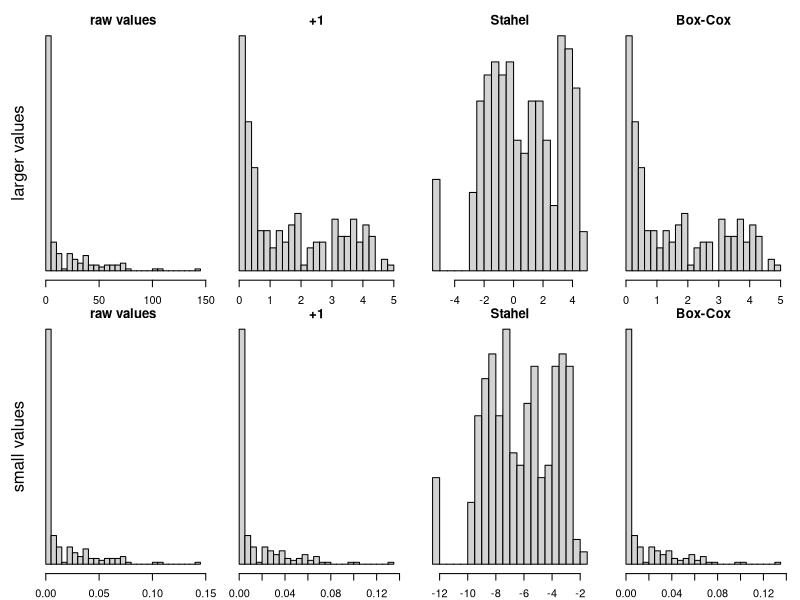
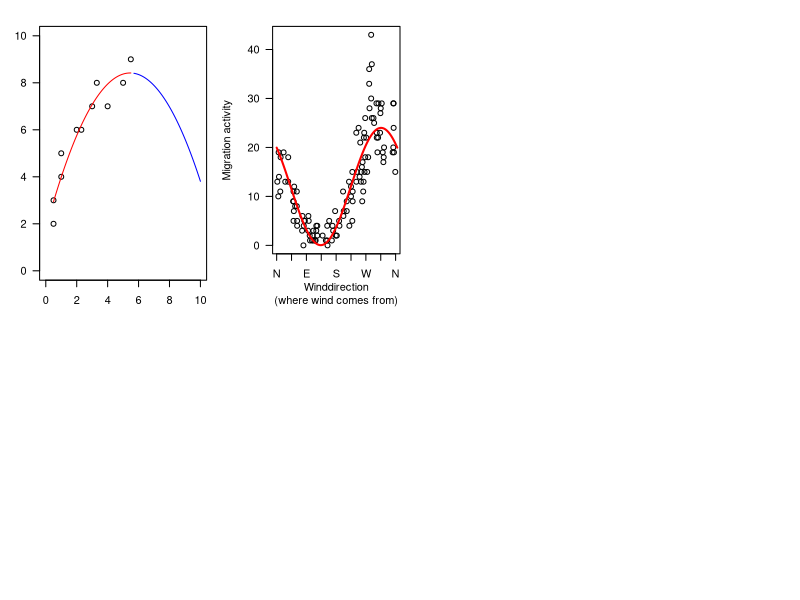

The R source for these figures, in order:
## ---- chunk 1
dat <- data.frame(a = runif(20,2,6),
                  b = rnorm(20,2,100))                           # some simulated data
dat$y <- rnorm(20,2-0.6*log(dat$a)-0.12*dat$b+0.003*dat$b^2,11)  # simulated outcome variable
dat$a.l <- log(dat$a)    # the log of x is stored in the new variable $x.l
dat$b.z <- scale(dat$b)  # the variable b is centerd and scaled to 1 SD by the function scale, and stored in $b.z
## ---- chunk 2
mod1 <- lm(y ~ log(a), data=dat)     # the effect of the log of a on b is estimated
mod2 <- lm(y ~ b + I(b^2), data=dat) # using a linear and quadratic effect
  # as dat$b has large values, better use scaled dat$b, i.e. dat$b.z:
mod3 <- lm(y ~ b.z + I(b.z^2), data=dat)  # the I() makes that first the square is calculated, then these values are used
  # or, even better, especially for complex models, use orthogonal polynomials by applying the function poly
mod4 <- lm(y ~ poly(b,2), data=dat)   # the "2" asks for 2 polynomials, i.e. linear and quadratic
## ---- chunk 3
mod5 <- lm(y ~ scale(poly(b,2)), data=dat)  # produces a wrong model!
## ---- chunk 4
set.seed(3)
x <- exp(runif(200,-3,5))  # a strongly skewed variable
x[sample(1:length(x),7)] <- 0   # put some values to exactly 0
x2 <- x/1000   # small values

# our custom function to calculate the Stahel-constant:
stahelc <- function(x) {
  ix <- x>0
  return((quantile(x[ix],0.25,na.rm=T))^2/quantile(x[ix],0.75,na.rm=T))
}
## ---- chunk 5
par(mfrow=c(2,4), mar=c(2,1,1,1), oma=c(0,2,1,0))
hist(x, nclass=30, main="raw values", xlab="", ylab="", yaxt="n")
mtext("larger values",2,1,xpd=NA)
hist(log(x+1), nclass=30, main="+1", xlab="", ylab="", yaxt="n")
hist(log(x+stahelc(x)), nclass=30, main="Stahel", xlab="", ylab="", yaxt="n")
hist(log1p(x), nclass=30, main="Box-Cox", xlab="", ylab="", yaxt="n")
hist(x2, nclass=30, main="raw values", xlab="", ylab="", yaxt="n")
mtext("small values",2,1,xpd=NA)
hist(log(x2+1), nclass=30, main="+1", xlab="", ylab="", yaxt="n")
hist(log(x2+stahelc(x2)), nclass=30, main="Stahel", xlab="", ylab="", yaxt="n")
hist(log1p(x2), nclass=30, main="Box-Cox", xlab="", ylab="", yaxt="n")
## ---- chunk 6
dat$a.z <- scale(dat$a)  # using the arguments center and scale you can also only center or only scale
# this is the same as:
dat$a.z <- (dat$a - mean(dat$a)) / sd(dat$a)
## ---- chunk 7
dat <- data.frame(area = c(0.5,0.5,1,1,2,2.3,3,3.3,4,5,5.5),
                  species = c(2,3,4,5,6,6,7,8,7,8,9))
plot(dat$area, dat$species, las=1, xlab="Size of study area", ylab="Nr of species found",
     ylim=c(0,10),xlim=c(0,10))
mod <- lm(species ~ poly(area,2), data=dat)   # for species, a Poisson model would be a natural approach, but Gauss also works in our case
t.area <- seq(min(dat$area),max(dat$area),l=100)  # span 100 values across which to draw the regression line
lines(t.area, predict(mod, newdata = data.frame(area=t.area)), col="red")
# further extrapolytion would not make biologically sense here:
t.area <- seq(max(dat$area)+0.2,10,l=100)  # span 100 values across which to draw the regression line
lines(t.area, predict(mod, newdata = data.frame(area=t.area)), col="blue")

## ---- chunk 8
asin(sqrt(c(0,1)))
## ---- chunk 9
set.seed(8)
dat <- data.frame(wind = sort(sample(0:359,120, replace = T)),
                  migration = as.numeric(mapply(function(x) rpois(10,x), x=c(15,10,5,2,2,6,9,15,20,32,25,20))))
dat$wind.n <- cos(dat$wind/360*2*pi)   # northwind component: 1 for perfect north, -1 for perfect south wind
dat$wind.e <- sin(dat$wind/360*2*pi)   # eastwind component: 1 for perfect east, -1 for perfect west wind
mod <- lm(migration ~ wind.n + wind.e, data=dat)
summary(mod)$coefficients[,c("Estimate","Std. Error")]
## ---- chunk 10

t.wind <- seq(0,365,l=100)   # prepare a sequence of wind-values for which to draw the regression line
t.wind.n <- cos(t.wind/365*2*pi)  # same transformation as before
t.wind.e <- sin(t.wind/365*2*pi)

par(mar=c(4,4,1,1))
plot(dat$wind, dat$migration, xlab="Winddirection\n(where wind comes from)",ylab="Migration activity",las=1, xaxt="n")
  # make a meaningful x-axis:
axis(1,at=seq(0,365,by=45),c("N","NE","E","SE","S","SW","W","NW","N"))
lines(t.wind, predict(mod, newdata=data.frame(wind.n=t.wind.n, wind.e=t.wind.e)), col="red",lwd=2)

## ---- chunk 11
m <- glm(c(1,1,1,0,0,0,1,1,1,0)~runif(10,3,7), family=binomial)  # default link function is logit
family(m)$linkinv(3)   # inverse link of logit; is the same as plogis:
plogis(3)

m <- glm(c(1,1,1,0,0,0,1,1,1,0)~runif(10,3,7), family=binomial(probit))  # alternative link function: probit
family(m)$linkinv(3)   # inverse probit function

